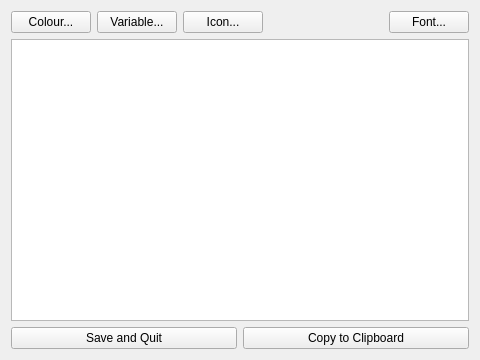
<?xml version="1.0" encoding="UTF-8"?>
<ui version="4.0">
 <class>locEditor</class>
 <widget class="QWidget" name="locEditor">
  <property name="geometry">
   <rect>
    <x>0</x>
    <y>0</y>
    <width>480</width>
    <height>360</height>
   </rect>
  </property>
  <property name="minimumSize">
   <size>
    <width>480</width>
    <height>360</height>
   </size>
  </property>
  <property name="windowTitle">
   <string>Loc editor tool</string>
  </property>
  <layout class="QGridLayout" name="gridLayout">
   <item row="0" column="0">
    <layout class="QHBoxLayout" name="topHLayout">
     <item>
      <widget class="QPushButton" name="colorButton">
       <property name="text">
        <string>Colour...</string>
       </property>
      </widget>
     </item>
     <item>
      <widget class="QPushButton" name="varButton">
       <property name="text">
        <string>Variable...</string>
       </property>
      </widget>
     </item>
     <item>
      <widget class="QPushButton" name="iconButton">
       <property name="sizePolicy">
        <sizepolicy hsizetype="Preferred" vsizetype="Fixed">
         <horstretch>0</horstretch>
         <verstretch>0</verstretch>
        </sizepolicy>
       </property>
       <property name="focusPolicy">
        <enum>Qt::NoFocus</enum>
       </property>
       <property name="text">
        <string>Icon...</string>
       </property>
      </widget>
     </item>
     <item>
      <spacer name="horizontalSpacer">
       <property name="orientation">
        <enum>Qt::Horizontal</enum>
       </property>
       <property name="sizeHint" stdset="0">
        <size>
         <width>40</width>
         <height>20</height>
        </size>
       </property>
      </spacer>
     </item>
     <item>
      <widget class="QPushButton" name="fontButton">
       <property name="text">
        <string>Font...</string>
       </property>
      </widget>
     </item>
    </layout>
   </item>
   <item row="1" column="0">
    <widget class="QTextEdit" name="textEdit"/>
   </item>
   <item row="2" column="0">
    <layout class="QHBoxLayout" name="bottomHLayout">
     <item>
      <widget class="QPushButton" name="saveButton">
       <property name="text">
        <string>Save and Quit</string>
       </property>
      </widget>
     </item>
     <item>
      <widget class="QPushButton" name="copyButton">
       <property name="text">
        <string>Copy to Clipboard</string>
       </property>
      </widget>
     </item>
    </layout>
   </item>
  </layout>
 </widget>
 <resources/>
 <connections/>
</ui>
